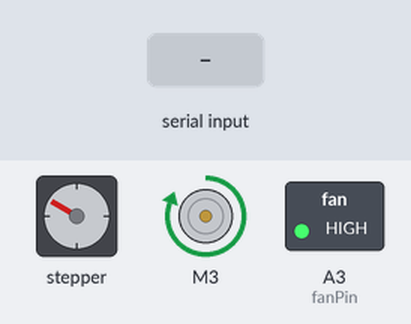
Recording of a sketch running on a simulated Arduino Uno, built with avr-gcc and run on an emulated ATmega328P. Parts: stepper motor, DC motor (green arrow = forward, orange = backward, longer = faster), switched loads named in the sketch (green lamp = pin HIGH). Inputs (shaded band) come from the test bench. Stepper angles assume 200 steps per turn; what the sketch prints to the serial monitor is not drawn.

Above: at 4.2 s.
4.3 s: byte 30 received over Serial
At 4.47 s:
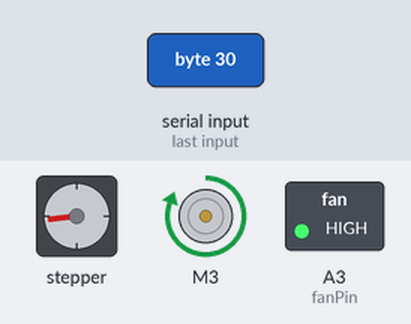
7.3 s: byte 90 received over Serial
At 8.77 s:
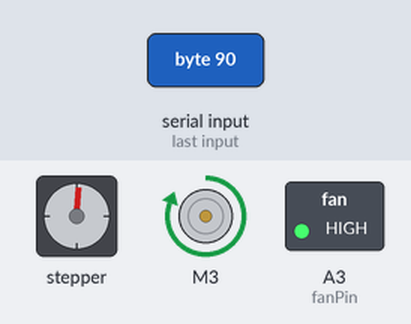
Timing chart, 0 to 19.3 s (numbered marks = the images above; inputs shaded):
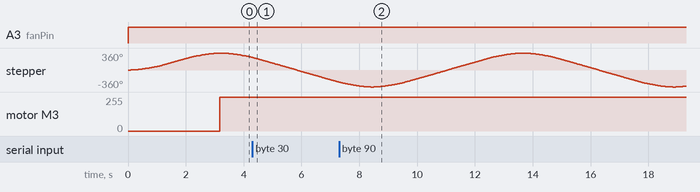

The sketch:

slave_test_for_fun_up_with_motor.ino
```cpp
#include <AccelStepper.h>
#include <AFMotor.h>

// setting motor1
AF_Stepper motor1(200,1);
AF_DCMotor fun(3);

void forwardstep1() {
  motor1.onestep(FORWARD, SINGLE);
}
void backwardstep1() {
  motor1.onestep(BACKWARD, SINGLE);
}

AccelStepper stepper1(forwardstep1, backwardstep1);

const int fanPin = A3;
byte command = 0;


void setup() {
  stepper1.setMaxSpeed(200.0);
  stepper1.setAcceleration(100.0);
  stepper1.moveTo(200);

  //pinMode(fanPin,OUTPUT);
  //fun.setSpeed(200);
  //fun.run(RELEASE);
  Serial.begin(9600);

}

void loop() {

  command = Serial.read();
  Serial.println(command);
  analogWrite(fanPin,255);
  if (stepper1.distanceToGo() == 0){
    fun.setSpeed(255);
    fun.run(FORWARD);
    stepper1.moveTo(-stepper1.currentPosition());
}
  stepper1.run();
}
```
